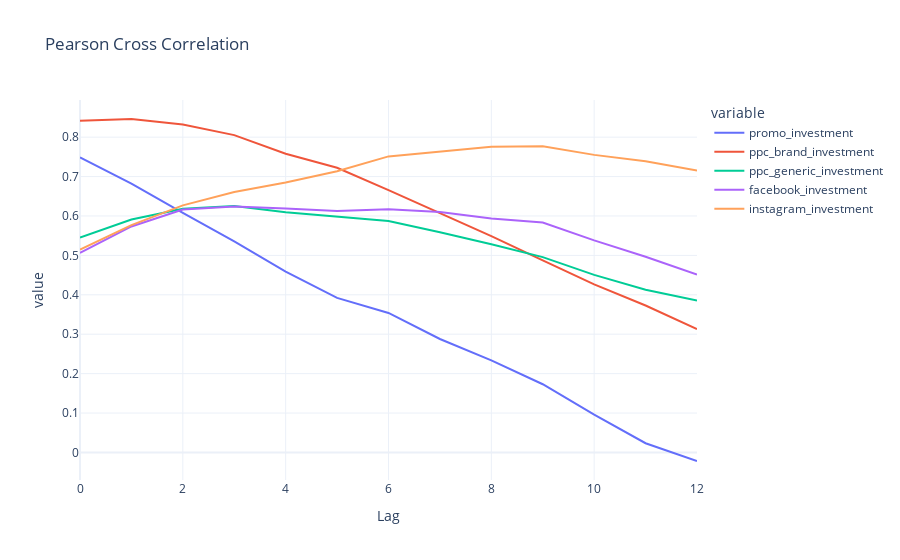

Notebook code for this chart:
### Code cell
fig=px.line(pearson_cross_corr_df, x='Lag', y=channels, title="Pearson Cross Correlation")
fig.show()

### Figure 1 — Plotly figure (JSON) as saved in the notebook; plotly's stock layout.template omitted (floating-point values rounded to 4 significant figures)
{"data": [{"hovertemplate": "variable=promo_investment<br>Lag=%{x}<br>value=%{y}<extra></extra>", "legendgroup": "promo_investment", "line": {"color": "#636efa", "dash": "solid"}, "marker": {"symbol": "circle"}, "mode": "lines", "name": "promo_investment", "orientation": "v", "showlegend": true, "type": "scatter", "x": [0, 1, 2, 3, 4, 5, 6, 7, 8, 9, 10, 11, 12], "xaxis": "x", "y": [0.7487, 0.6823, 0.6077, 0.5354, 0.4591, 0.3922, 0.3539, 0.2879, 0.2338, 0.173, 0.09596, 0.02336, -0.0217], "yaxis": "y"}, {"hovertemplate": "variable=ppc_brand_investment<br>Lag=%{x}<br>value=%{y}<extra></extra>", "legendgroup": "ppc_brand_investment", "line": {"color": "#EF553B", "dash": "solid"}, "marker": {"symbol": "circle"}, "mode": "lines", "name": "ppc_brand_investment", "orientation": "v", "showlegend": true, "type": "scatter", "x": [0, 1, 2, 3, 4, 5, 6, 7, 8, 9, 10, 11, 12], "xaxis": "x", "y": [0.8414, 0.8461, 0.832, 0.8052, 0.758, 0.7224, 0.6656, 0.6067, 0.5487, 0.4872, 0.4266, 0.3728, 0.3131], "yaxis": "y"}, {"hovertemplate": "variable=ppc_generic_investment<br>Lag=%{x}<br>value=%{y}<extra></extra>", "legendgroup": "ppc_generic_investment", "line": {"color": "#00cc96", "dash": "solid"}, "marker": {"symbol": "circle"}, "mode": "lines", "name": "ppc_generic_investment", "orientation": "v", "showlegend": true, "type": "scatter", "x": [0, 1, 2, 3, 4, 5, 6, 7, 8, 9, 10, 11, 12], "xaxis": "x", "y": [0.5451, 0.5912, 0.6186, 0.6254, 0.6092, 0.5982, 0.5871, 0.5586, 0.5285, 0.4956, 0.4506, 0.4127, 0.3854], "yaxis": "y"}, {"hovertemplate": "variable=facebook_investment<br>Lag=%{x}<br>value=%{y}<extra></extra>", "legendgroup": "facebook_investment", "line": {"color": "#ab63fa", "dash": "solid"}, "marker": {"symbol": "circle"}, "mode": "lines", "name": "facebook_investment", "orientation": "v", "showlegend": true, "type": "scatter", "x": [0, 1, 2, 3, 4, 5, 6, 7, 8, 9, 10, 11, 12], "xaxis": "x", "y": [0.5062, 0.5734, 0.6164, 0.6238, 0.6192, 0.6128, 0.6172, 0.61, 0.5938, 0.5833, 0.5381, 0.4967, 0.4514], "yaxis": "y"}, {"hovertemplate": "variable=instagram_investment<br>Lag=%{x}<br>value=%{y}<extra></extra>", "legendgroup": "instagram_investment", "line": {"color": "#FFA15A", "dash": "solid"}, "marker": {"symbol": "circle"}, "mode": "lines", "name": "instagram_investment", "orientation": "v", "showlegend": true, "type": "scatter", "x": [0, 1, 2, 3, 4, 5, 6, 7, 8, 9, 10, 11, 12], "xaxis": "x", "y": [0.5148, 0.5767, 0.627, 0.6608, 0.6851, 0.7137, 0.7512, 0.7633, 0.7754, 0.7767, 0.755, 0.7387, 0.715], "yaxis": "y"}], "layout": {"legend": {"title": {"text": "variable"}, "tracegroupgap": 0}, "title": {"text": "Pearson Cross Correlation"}, "xaxis": {"anchor": "y", "domain": [0, 1], "title": {"text": "Lag"}}, "yaxis": {"anchor": "x", "domain": [0, 1], "title": {"text": "value"}}}}
